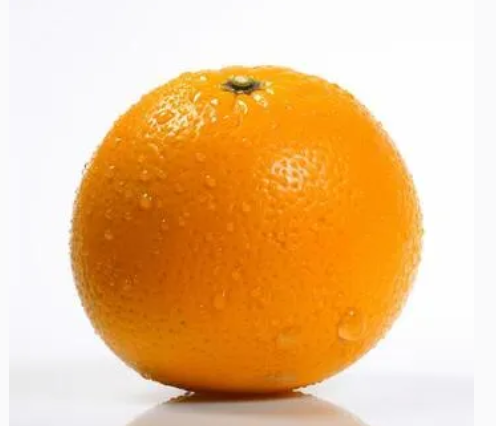
#> input picture TP1/naranja.jpg, 496 x 426 px, found by its file name
$ python 'ejercicio_29_Extracción de características.py'
#> lines starting #> are read from the running program, lines starting #| are printed output that depends on the picture
"""
29
Keypoints ORB
Extraé keypoints y descriptores ORB con nfeatures en {50, 200, 1000}.
 Para cada caso imprimí cuántos puntos se encontraron realmente y la forma
 de la matriz de descriptores, y guardá la visualización.

PistaFijate que ORB puede devolver menos puntos que los pedidos: depende
de la textura de la imagen.
"""
import cv2


RUTA="TP1/naranja.jpg"
BETA = 20


def detectar_orb(img, cantidad):
    orb = cv2.ORB_create(nfeatures=cantidad) #crea el detector ORB indicando cuántos puntos como máximo queremos que busque.
                                            #le pase 50 pero puede detectar o devolver menos de lo pedido
    keypoints, descriptores = orb.detectAndCompute(
        img,
        None
    )

    return keypoints, descriptores


def guardar_visualizacion(img, keypoints, cantidad):
    resultado = cv2.drawKeypoints(
        img,
        keypoints,
        None,
        color=None,
        flags=cv2.DrawMatchesFlags_DRAW_RICH_KEYPOINTS
    )

    cv2.imwrite(
        f"orb_{cantidad}.png",
        resultado
    )

def main():

    #rectas-----------
    img = cv2.imread(RUTA, cv2.IMREAD_GRAYSCALE)
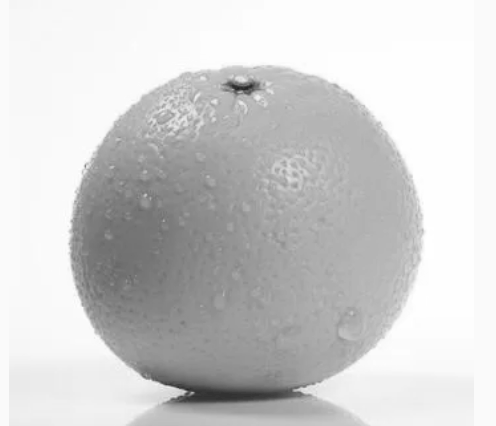
#> img: shape (426, 496); min 34, max 255, mean 207.7

    cantidades = [50, 200, 1000]

    for cantidad in cantidades:

        keypoints, descriptores = detectar_orb(
            img,
            cantidad
        )

        print(f"\nnfeatures = {cantidad}")
        print(f"Keypoints encontrados: {len(keypoints)}")

        if descriptores is not None:
            print(f"Forma de descriptores: {descriptores.shape}")
        else:
            print("No se encontraron descriptores.")

        guardar_visualizacion(
            img,
            keypoints,
            cantidad
        )
#> this loop made 3 passes
#| Keypoints encontrados: 49
#| Keypoints encontrados: 180
#| Keypoints encontrados: 534
#> pass 1, in guardar_visualizacion, `resultado = cv2.drawKeypoints( img, keypoints, None, color=None, flags..`:
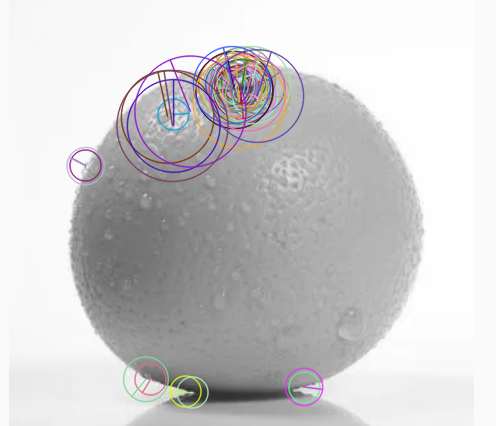
#> resultado: shape (426, 496, 3); mean of channels 0, 1, 2 205.7, 204.7, 205.8; drawn as B, G, R
#> pass 2, in guardar_visualizacion (call 2), `resultado = cv2.drawKeypoints( img, keypoints, None, color=None, flags..`:
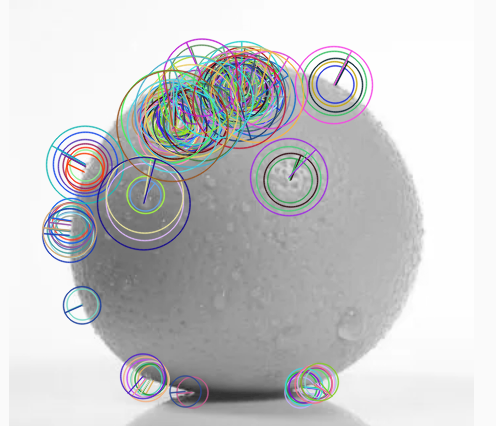
#> resultado: shape (426, 496, 3); mean of channels 0, 1, 2 202.7, 201.6, 201; drawn as B, G, R
#> pass 3, in guardar_visualizacion (call 3), `resultado = cv2.drawKeypoints( img, keypoints, None, color=None, flags..`:
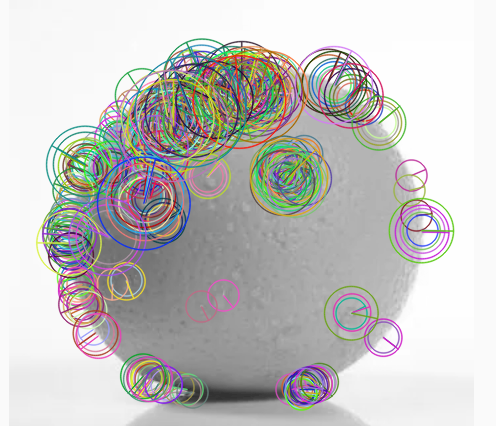
#> resultado: shape (426, 496, 3); mean of channels 0, 1, 2 193.7, 195.4, 196.5; drawn as B, G, R

if __name__ == "__main__":
    main()


'''
Se aplicó el detector ORB utilizando nfeatures de 50, 200 y 1000. Para 50 se
encontraron 49 keypoints, para 200 se encontraron 180 y para 1000 se
encontraron 534. En todos los casos, la matriz de descriptores presentó 32
columnas, correspondientes al descriptor generado por ORB para cada keypoint.
 Los resultados muestran que nfeatures establece una cantidad máxima de características
 a buscar, pero ORB puede encontrar una cantidad menor dependiendo de las características
   y la textura presentes en la imagen. En este caso, al solicitar 1000
   características solo se encontraron 534.
'''

'''
NOTAS:
keypoints, descriptores = orb.detectAndCompute(
    img,
    None
)

hace dos cosas:

1. keypoints

Son los puntos interesantes encontrados en la imagen.

Por ejemplo, pueden estar en:

esquinas
cambios de textura
detalles
zonas con bastante variación de intensidad

2. descriptores

Para cada keypoint, ORB genera una descripción numérica de la zona alrededor del punto.

Por eso la matriz normalmente tiene esta forma:

(número_de_keypoints, 32)

Por ejemplo, si obtenés:

Keypoints encontrados: 47
Forma de descriptores: (47, 32)

significa:

ORB encontró 47 puntos y generó un descriptor de 32 valores para cada uno.
'''

if __name__ == "__main__":
    main()
#> the loop in main (call 2), `for cantidad in cantidades: ` made 3 passes
#| Keypoints encontrados: 49
#| Keypoints encontrados: 180
#| Keypoints encontrados: 534
#> pass 1, in guardar_visualizacion (call 4), `resultado = cv2.drawKeypoints( img, keypoints, None, color=None, flags..`:
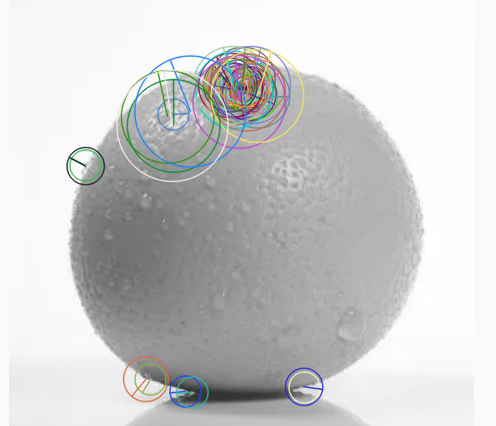
#> resultado: shape (426, 496, 3); mean of channels 0, 1, 2 205.5, 205.6, 205.2; drawn as B, G, R
#> pass 2, in guardar_visualizacion (call 5), `resultado = cv2.drawKeypoints( img, keypoints, None, color=None, flags..`:
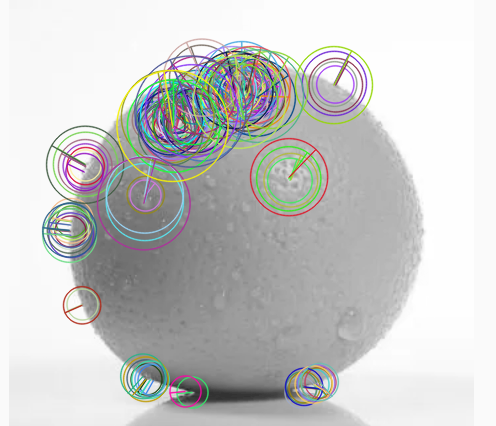
#> resultado: shape (426, 496, 3); mean of channels 0, 1, 2 200.9, 202, 201.1; drawn as B, G, R
#> pass 3, in guardar_visualizacion (call 6), `resultado = cv2.drawKeypoints( img, keypoints, None, color=None, flags..`:
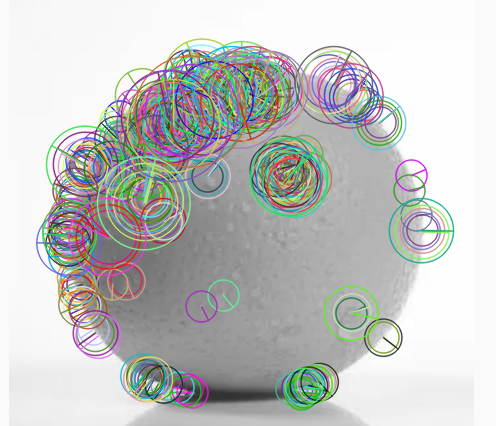
#> resultado: shape (426, 496, 3); mean of channels 0, 1, 2 195.5, 197.2, 195.9; drawn as B, G, R

$ run again, with TP1/hoja_cuadriculada.png saved as TP1/naranja.jpg
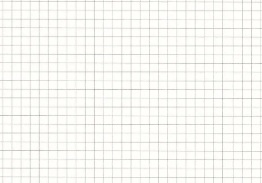
#> input picture TP1/hoja_cuadriculada.png, 262 x 183 px, found by its file name
#> the loop in main, `for cantidad in cantidades: ` made 3 passes
#| Keypoints encontrados: 25
#| Keypoints encontrados: 73
#| Keypoints encontrados: 128
#> the loop in main (call 2), `for cantidad in cantidades: ` made 3 passes
#| Keypoints encontrados: 25
#| Keypoints encontrados: 73
#| Keypoints encontrados: 128
#> pass 1, in guardar_visualizacion (call 4), `resultado = cv2.drawKeypoints( img, keypoints, None, color=None, flags..`:
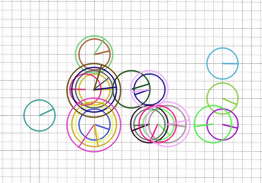
#> resultado: shape (183, 262, 3); mean of channels 0, 1, 2 236.3, 236.4, 237.8; drawn as B, G, R
#> pass 3, in guardar_visualizacion (call 6), `resultado = cv2.drawKeypoints( img, keypoints, None, color=None, flags..`:
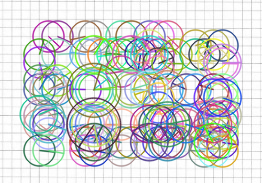
#> resultado: shape (183, 262, 3); mean of channels 0, 1, 2 211.8, 212.5, 209.5; drawn as B, G, R
